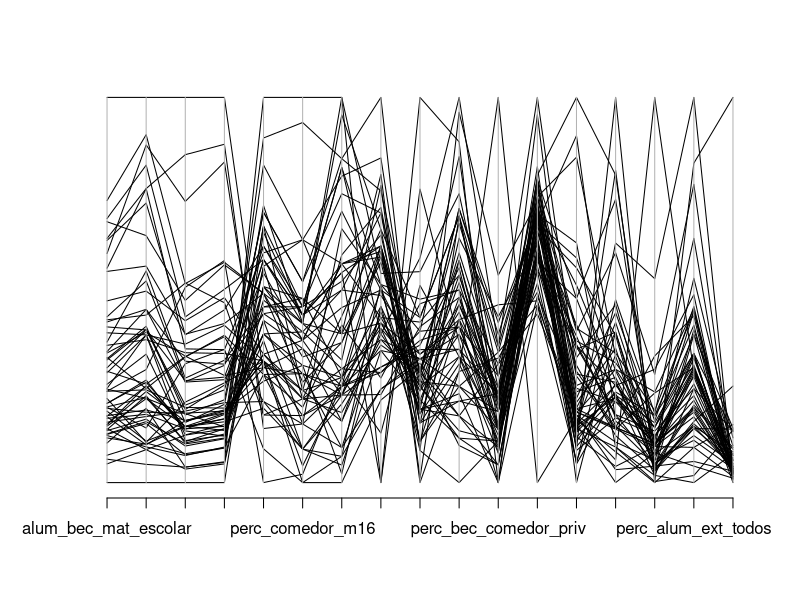
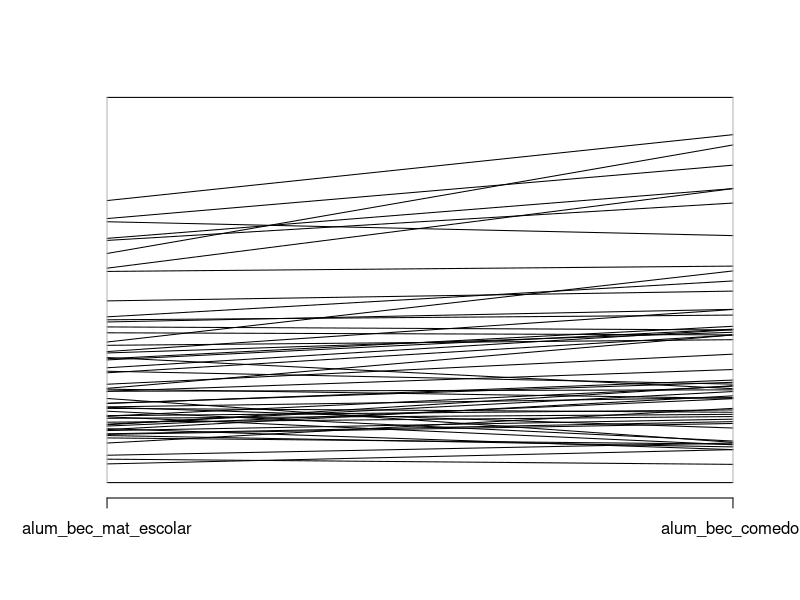
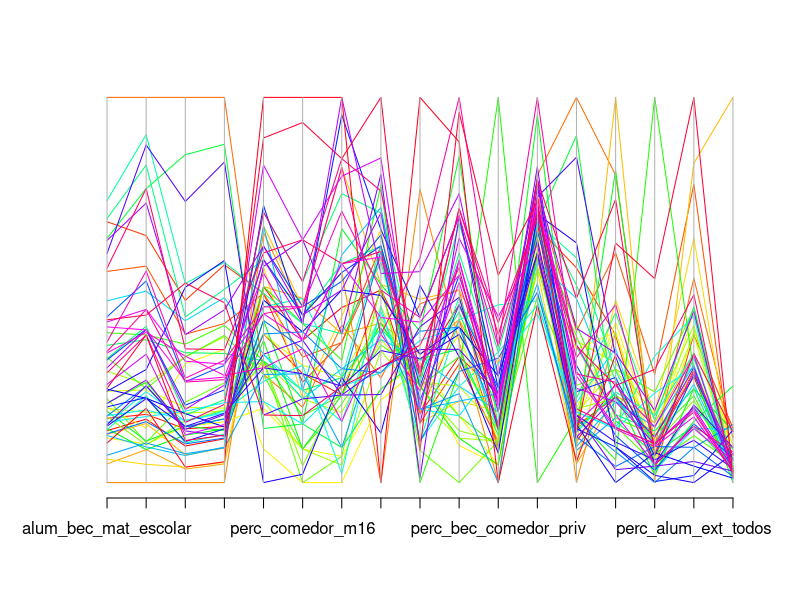

R code for these plots, in order: (Note: this script raises an error after producing the figures.)
install.packages("MASS")
library("MASS")

segreg = read.csv("data/output/2014-15-variables-escolares-euskadi.csv")
attach(segreg)


parcoord(segreg[,c(4:20)])
parcoord(segreg[,c(4,5)])

parcoord(segreg[,c(4:20)],col=rainbow(length(segreg[,1])))

parcoord(segreg[,c(3,4,5)],col=rainbow(length(segreg[,1])))
parcoord(segreg[,c(4,5)],col=rainbow(length(segreg[,3])))

parcoord(cardeaths, col=rainbow(length(cardeaths[,1])), var.label=TRUE)

library("tidyverse")

plot(perc_alum_ext_pub, perc_alum_ext_priv, main="% extranjeros",
     xlab="red público", ylab="red privada",xlim = c(0,40),ylim = c(0,40),
     col=provincia
     ) 
text(perc_alum_ext_pub, perc_alum_ext_priv,zona,cex=0.6, pos=4, col="grey")
abline(a = 0,b = 1) #pendiente y = x

# Add fit lines
abline(lm(perc_alum_ext_pub~perc_alum_ext_priv,), col="red") # regression line (y~x)
lines(lowess(perc_alum_ext_pub,perc_alum_ext_priv), col="blue") # lowess line (x,y) 

ggplot(data = segreg, mapping = aes(x = perc_alum_ext_pub, y = perc_alum_ext_priv)) + 
  coord_cartesian(ylim = c(0, 40),xlim = c(0, 40)) +
  scale_colour_manual(values=c("#f6ae01", "#4199cb","#da5455")) +
  geom_abline(intercept=0,slope=1, colour="grey") +
  geom_point(aes(colour = provincia,size = total_alumnado)) +
  labs(title = "% alumnado extranjero") +
  geom_text(aes(label=zona),size = 3, colour="black", nudge_x = 0.7, nudge_y = 1,fill = provincia)

plot.y <- qplot(y=Temp, x=Wind, data=data)
model.y <- lm(Temp ~ Wind, data)
coef.y <- coef(model.y)
plot.y + geom_abline(intercept=coef.y[1],
                     slope=coef.y[2])

abline(a = 0,b = 1) #pendiente y = x

ggplot(data = segreg, mapping = aes(x = perc_alum_ext_pub)) +
  geom_histogram(binwidth = 4)





my.pairs <- function (x, labels, panel = points, ..., lower.panel = panel, 
                      upper.panel = panel, diag.panel = NULL, text.panel = textPanel, 
                      label.pos = 0.5 + has.diag/3, line.main = 3, cex.labels = NULL, 
                      font.labels = 1, row1attop = TRUE, gap = 1, log = "", xlim=NULL, ylim=NULL) 
{
  if (doText <- missing(text.panel) || is.function(text.panel)) 
    textPanel <- function(x = 0.5, y = 0.5, txt, cex, font) text(x, 
                                                                 y, txt, cex = cex, font = font)
  localAxis <- function(side, x, y, xpd, bg, col = NULL, main, 
                        oma, ...) {
    xpd <- NA
    if (side%%2L == 1L && xl[j]) 
      xpd <- FALSE
    if (side%%2L == 0L && yl[i]) 
      xpd <- FALSE
    if (side%%2L == 1L) 
      Axis(x, side = side, xpd = xpd, ...)
    else Axis(y, side = side, xpd = xpd, ...)
  }
  localPlot <- function(..., main, oma, font.main, cex.main) plot(...)
  localLowerPanel <- function(..., main, oma, font.main, cex.main) lower.panel(...)
  localUpperPanel <- function(..., main, oma, font.main, cex.main) upper.panel(...)
  localDiagPanel <- function(..., main, oma, font.main, cex.main) diag.panel(...)
  dots <- list(...)
  nmdots <- names(dots)
  if (!is.matrix(x)) {
    x <- as.data.frame(x)
    for (i in seq_along(names(x))) {
      if (is.factor(x[[i]]) || is.logical(x[[i]])) 
        x[[i]] <- as.numeric(x[[i]])
      if (!is.numeric(unclass(x[[i]]))) 
        stop("non-numeric argument to 'pairs'")
    }
  }
  else if (!is.numeric(x)) 
    stop("non-numeric argument to 'pairs'")
  panel <- match.fun(panel)
  if ((has.lower <- !is.null(lower.panel)) && !missing(lower.panel)) 
    lower.panel <- match.fun(lower.panel)
  if ((has.upper <- !is.null(upper.panel)) && !missing(upper.panel)) 
    upper.panel <- match.fun(upper.panel)
  if ((has.diag <- !is.null(diag.panel)) && !missing(diag.panel)) 
    diag.panel <- match.fun(diag.panel)
  if (row1attop) {
    tmp <- lower.panel
    lower.panel <- upper.panel
    upper.panel <- tmp
    tmp <- has.lower
    has.lower <- has.upper
    has.upper <- tmp
  }
  nc <- ncol(x)
  if (nc < 2) 
    stop("only one column in the argument to 'pairs'")
  if (doText) {
    if (missing(labels)) {
      labels <- colnames(x)
      if (is.null(labels)) 
        labels <- paste("var", 1L:nc)
    }
    else if (is.null(labels)) 
      doText <- FALSE
  }
  oma <- if ("oma" %in% nmdots) 
    dots$oma
  main <- if ("main" %in% nmdots) 
    dots$main
  if (is.null(oma)) 
    oma <- c(4, 4, if (!is.null(main)) 6 else 4, 4)
  opar <- par(mfrow = c(nc, nc), mar = rep.int(gap/2, 4), oma = oma)
  on.exit(par(opar))
  dev.hold()
  on.exit(dev.flush(), add = TRUE)
  xl <- yl <- logical(nc)
  if (is.numeric(log)) 
    xl[log] <- yl[log] <- TRUE
  else {
    xl[] <- grepl("x", log)
    yl[] <- grepl("y", log)
  }
  for (i in if (row1attop) 
    1L:nc
    else nc:1L) for (j in 1L:nc) {
      l <- paste0(ifelse(xl[j], "x", ""), ifelse(yl[i], "y", 
                                                 ""))
      if (is.null(xlim) & is.null(ylim))
        localPlot(x[, j], x[, i], xlab = "", ylab = "", axes = FALSE, 
                  type = "n", ..., log = l)
      if (is.null(xlim) & !is.null(ylim))
        localPlot(x[, j], x[, i], xlab = "", ylab = "", axes = FALSE, 
                  type = "n", ..., log = l, ylim=ylim[j,i,])
      if (!is.null(xlim) & is.null(ylim))
        localPlot(x[, j], x[, i], xlab = "", ylab = "", axes = FALSE, 
                  type = "n", ..., log = l, xlim = xlim[j,i,])
      if (!is.null(xlim) & !is.null(ylim))
        localPlot(x[, j], x[, i], xlab = "", ylab = "", axes = FALSE, 
                  type = "n", ..., log = l, xlim = xlim[j,i,], ylim=ylim[j,i,])
      
      if (i == j || (i < j && has.lower) || (i > j && has.upper)) {
        box()
        if (i == 1 && (!(j%%2L) || !has.upper || !has.lower)) 
          localAxis(1L + 2L * row1attop, x[, j], x[, i], 
                    ...)
        if (i == nc && (j%%2L || !has.upper || !has.lower)) 
          localAxis(3L - 2L * row1attop, x[, j], x[, i], 
                    ...)
        if (j == 1 && (!(i%%2L) || !has.upper || !has.lower)) 
          localAxis(2L, x[, j], x[, i], ...)
        if (j == nc && (i%%2L || !has.upper || !has.lower)) 
          localAxis(4L, x[, j], x[, i], ...)
        mfg <- par("mfg")
        if (i == j) {
          if (has.diag) 
            localDiagPanel(as.vector(x[, i]), ...)
          if (doText) {
            par(usr = c(0, 1, 0, 1))
            if (is.null(cex.labels)) {
              l.wid <- strwidth(labels, "user")
              cex.labels <- max(0.8, min(2, 0.9/max(l.wid)))
            }
            xlp <- if (xl[i]) 
              10^0.5
            else 0.5
            ylp <- if (yl[j]) 
              10^label.pos
            else label.pos
            text.panel(xlp, ylp, labels[i], cex = cex.labels, 
                       font = font.labels)
          }
        }
        else if (i < j) 
          localLowerPanel(as.vector(x[, j]), as.vector(x[, 
                                                         i]), ...)
        else localUpperPanel(as.vector(x[, j]), as.vector(x[, 
                                                            i]), ...)
        if (any(par("mfg") != mfg)) 
          stop("the 'panel' function made a new plot")
      }
      else par(new = FALSE)
    }
  if (!is.null(main)) {
    font.main <- if ("font.main" %in% nmdots) 
      dots$font.main
    else par("font.main")
    cex.main <- if ("cex.main" %in% nmdots) 
      dots$cex.main
    else par("cex.main")
    mtext(main, 3, line.main, outer = TRUE, at = 0.5, cex = cex.main, 
          font = font.main)
  }
  invisible(NULL)
}


my_line <- function(x,y){
  abline(a = 0,b = 1)
}

pairs(~perc_alum_ext_pub+perc_alum_ext_priv+perc_bec_comedor_pub+perc_bec_comedor_priv+perc_bec_mat_escolar_pub+perc_bec_mat_escolar_priv,data=segreg,
      xlim=c(0,70),ylim = c(0,70),
      lower.panel = abline(a = 0,b = 1))
      

pairs(iris[1:4],xlim=c(0,8), ylim = c(0,8)) 
